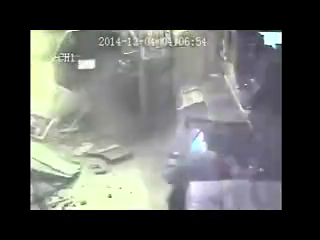
#> input picture frame 396 of Code/VideoMotion/Input/burglar1.mp4, 320 x 240 px
$ jupyter execute mainUniti.ipynb
#> lines starting #> are read from the running program, lines starting #| are printed output that depends on the picture; after the words box and inside, x2 and y2 are one past the last pixel; in counts of white or black regions, pixels touching at a corner belong together
[cell 1]
import cv2
import numpy as np
import logging
import os
import subprocess
from collections import deque


def setup_logging(output_dir):
    log_file = os.path.join(output_dir, "processing.log")
    logging.basicConfig(
        level=logging.INFO,
        format="%(asctime)s - %(levelname)s - %(message)s",
        handlers=[
            logging.FileHandler(log_file),
            logging.StreamHandler()
        ]
    )
    logging.info(f"Logging configurato. File di log salvato in: {log_file}")


def temporal_smoothing_flow(
    video_path,
    output_dir,
    flow_threshold=0.5,
    alpha_fraction=0.2,
    window_size=30,
    morph_kernel=2,
    save_name="overlay.mp4",
    mask_save_name="mask.mp4",
    margin=10,
    scale_factor=0.2
):
    """
    Rileva il movimento nel video e genera:
    - Video con overlay che evidenzia le aree di movimento.
    - Video con maschera binaria che rappresenta le zone di movimento.
    """
#> called with video_path = '../Dataset/input/burglar1.mp4', output_dir = '../Dataset/output/burglar1', flow_threshold = 0.5, alpha_fraction = 0.2, window_size = 30, morph_kernel = 2, save_name = 'burglar1_overlay.mp4', mask_save_name = 'burglar1_mask.mp4'
    cap = cv2.VideoCapture(video_path)
    fps = cap.get(cv2.CAP_PROP_FPS)
    width = int(cap.get(cv2.CAP_PROP_FRAME_WIDTH))
    height = int(cap.get(cv2.CAP_PROP_FRAME_HEIGHT))

    overlay_path = os.path.join(output_dir, save_name)
    mask_path = os.path.join(output_dir, mask_save_name)

    out_overlay = cv2.VideoWriter(overlay_path, cv2.VideoWriter_fourcc(*'avc1'), fps, (width, height))
    out_mask = cv2.VideoWriter(mask_path, cv2.VideoWriter_fourcc(*'avc1'), fps, (width, height), isColor=False)

    ret, first_frame = cap.read()
#> first_frame is the input picture: shape (240, 320, 3); mean B, G, R 92.8, 95.5, 94
    if not ret:
        logging.error("Impossibile leggere il primo frame del video.")
        return

    prev_gray_full = cv2.cvtColor(first_frame, cv2.COLOR_BGR2GRAY)
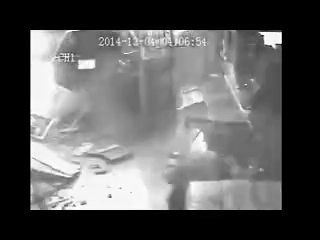
#> prev_gray_full: shape (240, 320); min 0, max 255, mean 94.8
    prev_gray = cv2.resize(prev_gray_full, (0, 0), fx=scale_factor, fy=scale_factor)
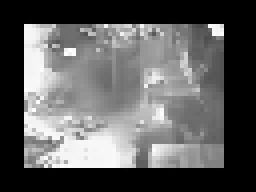
#> prev_gray: shape (48, 64) (shown 4 times larger); min 0, max 255, mean 94.5

    mask_queue = deque(maxlen=window_size)
    kernel = cv2.getStructuringElement(cv2.MORPH_ELLIPSE, (morph_kernel, morph_kernel))

    while True:
        ret, frame = cap.read()
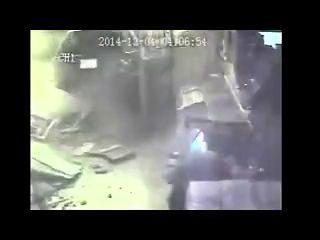
#> input picture frame 397 of Code/VideoMotion/Input/burglar1.mp4, 320 x 240 px
#> frame is the input picture: shape (240, 320, 3); mean B, G, R 92.5, 95.4, 93.8
        if not ret:
            break

        gray_full = cv2.cvtColor(frame, cv2.COLOR_BGR2GRAY)
        gray = cv2.resize(gray_full, (0, 0), fx=scale_factor, fy=scale_factor)

        flow = cv2.calcOpticalFlowFarneback(prev_gray, gray, None, 0.5, 2, 9, 2, 5, 1.2, 0)
        mag, ang = cv2.cartToPolar(flow[..., 0], flow[..., 1], angleInDegrees=False)
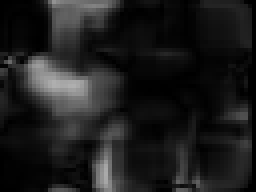
#> mag: shape (48, 64) float32 (shown 4 times larger); min 6.02e-10, max 0.688, mean 0.116
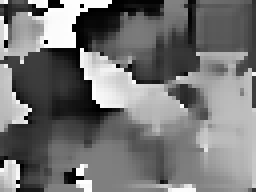
#> ang: shape (48, 64) float32 (shown 4 times larger); min 0.000769, max 6.28, mean 2.88; drawn with min black and max white
        mask_current_resized = (mag > flow_threshold).astype(np.uint8) * 255
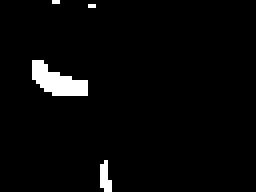
#> mask_current_resized: shape (48, 64) (shown 4 times larger); 3.1% white; 4 white regions (3 under 20 px), largest, box (x1, y1, x2, y2) and area: (8, 15, 22, 24) 73
        mask_original = cv2.resize(mask_current_resized, (width, height), interpolation=cv2.INTER_NEAREST)
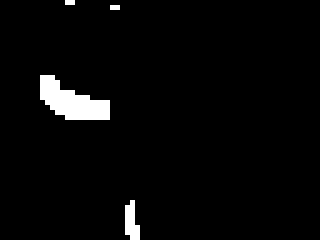
#> mask_original: shape (240, 320); 3.1% white; 4 white regions, box (x1, y1, x2, y2) and area: (40, 75, 110, 120) 1825, (125, 200, 140, 240) 425, (65, 0, 75, 5) 50, (110, 5, 120, 10) 50

        mask_queue.append(mask_original)
        cumulative_mask = np.sum(np.array(mask_queue), axis=0)
        mask_smoothed = (cumulative_mask >= (alpha_fraction * len(mask_queue) * 255)).astype(np.uint8) * 255
        mask_smoothed = cv2.morphologyEx(mask_smoothed, cv2.MORPH_CLOSE, kernel)
        mask_smoothed = cv2.morphologyEx(mask_smoothed, cv2.MORPH_OPEN, kernel)

        contours, _ = cv2.findContours(mask_smoothed, cv2.RETR_EXTERNAL, cv2.CHAIN_APPROX_SIMPLE)
        mask_rect = np.zeros((height, width), dtype=np.uint8)
        for cnt in contours:
            x, y, w, h = cv2.boundingRect(cnt)
            x_padded = max(0, x - margin)
            y_padded = max(0, y - margin)
            w_padded = min(w + 2 * margin, width - x_padded)
            h_padded = min(h + 2 * margin, height - y_padded)
            cv2.rectangle(mask_rect, (x_padded, y_padded), (x_padded + w_padded, y_padded + h_padded), 255, -1)
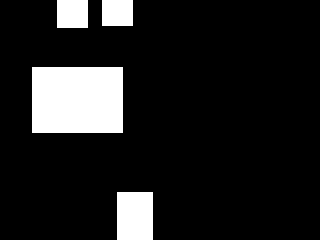
#> mask_rect: shape (240, 320); 12.2% white; 4 white regions, box (x1, y1, x2, y2) and area: (32, 67, 123, 133) 6006, (117, 192, 153, 240) 1728, (57, 0, 88, 28) 868, (102, 0, 133, 26) 806

        out_overlay.write(frame)
        out_mask.write(mask_rect)

        prev_gray = gray.copy()

    cap.release()
    out_overlay.release()
    out_mask.release()


# [78 lines left out: functions compress_with_ffmpeg, compress_with_motion, not called in this run]


def main():
    input_dir = "../Dataset/input/"
    output_dir = "../Dataset/output/"
    input_video = [f for f in os.listdir(input_dir) if f.endswith(".mp4")][0]
    video_name = os.path.splitext(input_video)[0]
    video_output_dir = os.path.join(output_dir, video_name)

    if not os.path.exists(video_output_dir):
        os.makedirs(video_output_dir)

    setup_logging(video_output_dir)

    temporal_smoothing_flow(
        video_path=os.path.join(input_dir, input_video),
        output_dir=video_output_dir,
        save_name=f"{video_name}_overlay.mp4",
        mask_save_name=f"{video_name}_mask.mp4",
    )

    compress_with_motion(
        input_video=os.path.join(video_output_dir, f"{video_name}_overlay.mp4"),
        mask_video=os.path.join(video_output_dir, f"{video_name}_mask.mp4"),
        output_dir=video_output_dir
    )


if __name__ == "__main__":
    main()

$ run again, starting later in the video
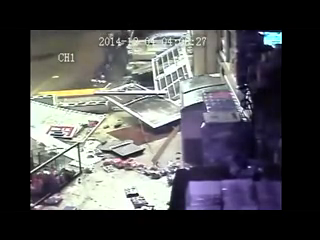
#> input picture frame 3175 of Code/VideoMotion/Input/burglar1.mp4, 320 x 240 px
#> in temporal_smoothing_flow, first_frame is the input picture: shape (240, 320, 3); mean B, G, R 79, 76.2, 76.6
#> in temporal_smoothing_flow, `prev_gray_full = cv2.cvtColor(first_frame, cv2.COLOR_BGR2GRAY)`:
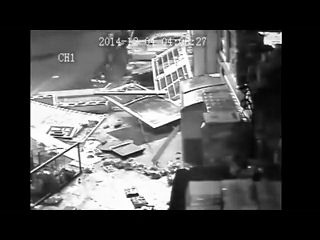
#> prev_gray_full: shape (240, 320); min 0, max 255, mean 76.6
#> in temporal_smoothing_flow, `mag, ang = cv2.cartToPolar(flow[..., 0], flow[..., 1], angleInDegrees=..`:
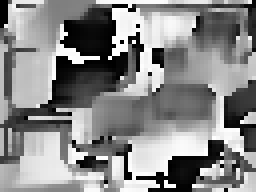
#> ang: shape (48, 64) float32 (shown 4 times larger); min 0, max 6.28, mean 3.37; drawn with min black and max white
#> mask_current_resized: shape (48, 64); every value is 0
#> mask_original: shape (240, 320); every value is 0
